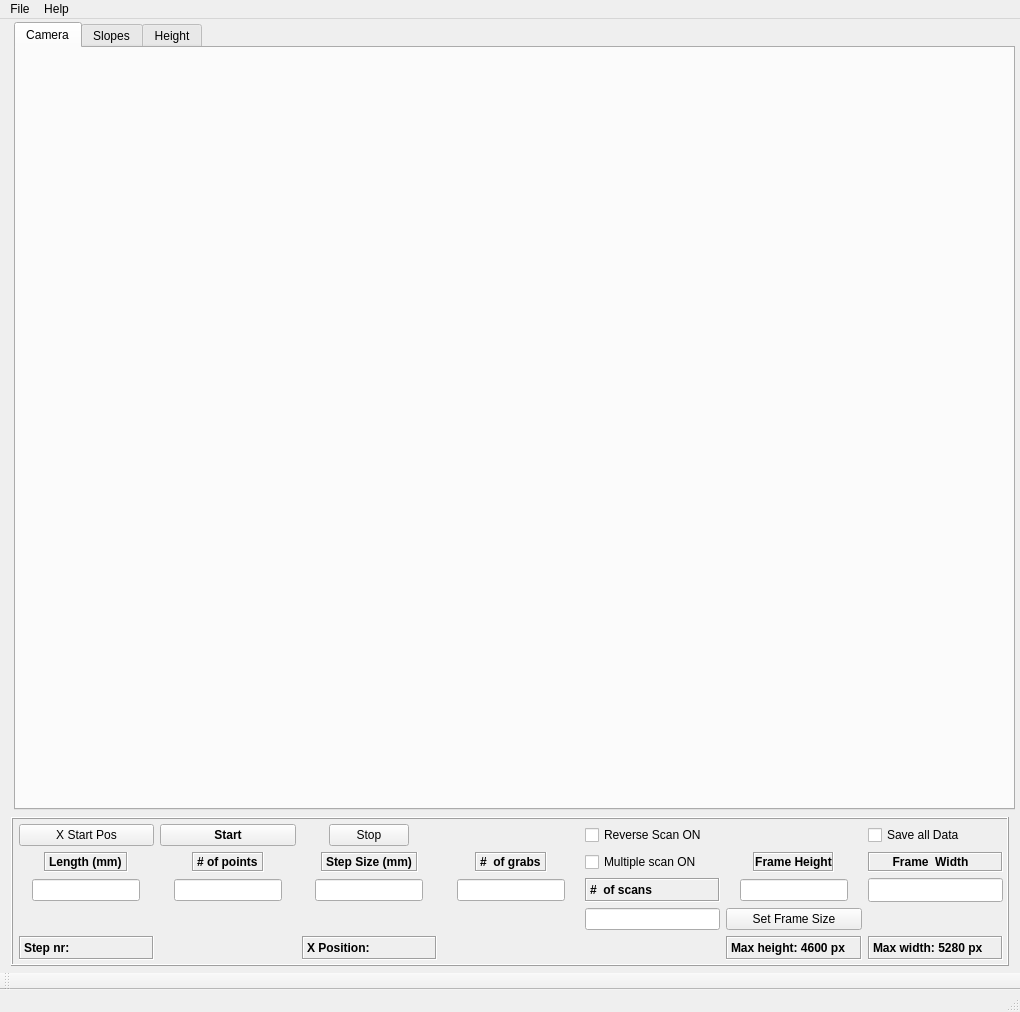
<?xml version="1.0" encoding="UTF-8"?>
<ui version="4.0">
 <class>MeasurementGUI</class>
 <widget class="QMainWindow" name="MeasurementGUI">
  <property name="geometry">
   <rect>
    <x>0</x>
    <y>0</y>
    <width>1020</width>
    <height>1012</height>
   </rect>
  </property>
  <property name="sizePolicy">
   <sizepolicy hsizetype="Fixed" vsizetype="Fixed">
    <horstretch>0</horstretch>
    <verstretch>0</verstretch>
   </sizepolicy>
  </property>
  <property name="windowTitle">
   <string notr="true">MainWindow</string>
  </property>
  <property name="toolTip">
   <string notr="true"/>
  </property>
  <property name="statusTip">
   <string notr="true"/>
  </property>
  <property name="whatsThis">
   <string notr="true"/>
  </property>
  <property name="accessibleName">
   <string notr="true"/>
  </property>
  <widget class="QWidget" name="centralwidget">
   <widget class="QTabWidget" name="Measurements">
    <property name="geometry">
     <rect>
      <x>14</x>
      <y>3</y>
      <width>1001</width>
      <height>788</height>
     </rect>
    </property>
    <property name="toolTipDuration">
     <number>-1</number>
    </property>
    <property name="currentIndex">
     <number>0</number>
    </property>
    <widget class="QWidget" name="cam_tab">
     <property name="sizePolicy">
      <sizepolicy hsizetype="MinimumExpanding" vsizetype="MinimumExpanding">
       <horstretch>0</horstretch>
       <verstretch>0</verstretch>
      </sizepolicy>
     </property>
     <attribute name="title">
      <string>Camera</string>
     </attribute>
    </widget>
    <widget class="QWidget" name="Slopes_tab">
     <property name="sizePolicy">
      <sizepolicy hsizetype="MinimumExpanding" vsizetype="MinimumExpanding">
       <horstretch>0</horstretch>
       <verstretch>0</verstretch>
      </sizepolicy>
     </property>
     <attribute name="title">
      <string>Slopes</string>
     </attribute>
    </widget>
    <widget class="QWidget" name="height_tab">
     <property name="sizePolicy">
      <sizepolicy hsizetype="MinimumExpanding" vsizetype="MinimumExpanding">
       <horstretch>0</horstretch>
       <verstretch>0</verstretch>
      </sizepolicy>
     </property>
     <attribute name="title">
      <string>Height</string>
     </attribute>
    </widget>
   </widget>
   <widget class="QFrame" name="frame">
    <property name="geometry">
     <rect>
      <x>11</x>
      <y>798</y>
      <width>998</width>
      <height>149</height>
     </rect>
    </property>
    <property name="frameShape">
     <enum>QFrame::Box</enum>
    </property>
    <property name="frameShadow">
     <enum>QFrame::Raised</enum>
    </property>
    <widget class="QWidget" name="gridLayoutWidget">
     <property name="geometry">
      <rect>
       <x>3</x>
       <y>2</y>
       <width>994</width>
       <height>146</height>
      </rect>
     </property>
     <layout class="QGridLayout" name="gridLayout" rowstretch="1,0,0,0,0">
      <property name="leftMargin">
       <number>5</number>
      </property>
      <property name="topMargin">
       <number>5</number>
      </property>
      <property name="rightMargin">
       <number>5</number>
      </property>
      <property name="bottomMargin">
       <number>5</number>
      </property>
      <item row="3" column="5">
       <widget class="QPushButton" name="acq_size_set">
        <property name="text">
         <string>Set Frame Size</string>
        </property>
       </widget>
      </item>
      <item row="1" column="6">
       <widget class="QLabel" name="acq_width_label">
        <property name="font">
         <font>
          <weight>75</weight>
          <bold>true</bold>
         </font>
        </property>
        <property name="frameShape">
         <enum>QFrame::Box</enum>
        </property>
        <property name="frameShadow">
         <enum>QFrame::Sunken</enum>
        </property>
        <property name="text">
         <string>Frame  Width   </string>
        </property>
        <property name="alignment">
         <set>Qt::AlignCenter</set>
        </property>
       </widget>
      </item>
      <item row="3" column="2">
       <widget class="MyLabel" name="stepsize_display">
        <property name="text">
         <string/>
        </property>
       </widget>
      </item>
      <item row="1" column="5" alignment="Qt::AlignHCenter">
       <widget class="QLabel" name="acq_height_label">
        <property name="font">
         <font>
          <weight>75</weight>
          <bold>true</bold>
         </font>
        </property>
        <property name="frameShape">
         <enum>QFrame::Box</enum>
        </property>
        <property name="frameShadow">
         <enum>QFrame::Sunken</enum>
        </property>
        <property name="text">
         <string>Frame Height</string>
        </property>
        <property name="alignment">
         <set>Qt::AlignCenter</set>
        </property>
       </widget>
      </item>
      <item row="0" column="1">
       <widget class="MyPushButton" name="startButton">
        <property name="font">
         <font>
          <weight>75</weight>
          <bold>true</bold>
         </font>
        </property>
        <property name="text">
         <string>Start</string>
        </property>
       </widget>
      </item>
      <item row="1" column="1" alignment="Qt::AlignHCenter">
       <widget class="MyLabel" name="points_label">
        <property name="font">
         <font>
          <weight>75</weight>
          <bold>true</bold>
         </font>
        </property>
        <property name="tabletTracking">
         <bool>true</bool>
        </property>
        <property name="frameShape">
         <enum>QFrame::Box</enum>
        </property>
        <property name="frameShadow">
         <enum>QFrame::Sunken</enum>
        </property>
        <property name="text">
         <string># of points</string>
        </property>
       </widget>
      </item>
      <item row="2" column="0" alignment="Qt::AlignHCenter|Qt::AlignVCenter">
       <widget class="MyQLineEdit" name="length_input">
        <property name="sizePolicy">
         <sizepolicy hsizetype="Preferred" vsizetype="Preferred">
          <horstretch>0</horstretch>
          <verstretch>0</verstretch>
         </sizepolicy>
        </property>
       </widget>
      </item>
      <item row="4" column="2">
       <widget class="MyLabel" name="xcoord_label">
        <property name="font">
         <font>
          <weight>75</weight>
          <bold>true</bold>
         </font>
        </property>
        <property name="frameShape">
         <enum>QFrame::Box</enum>
        </property>
        <property name="frameShadow">
         <enum>QFrame::Sunken</enum>
        </property>
        <property name="text">
         <string>X Position:</string>
        </property>
       </widget>
      </item>
      <item row="2" column="5" alignment="Qt::AlignHCenter|Qt::AlignVCenter">
       <widget class="MyQLineEdit" name="height_lineedit">
        <property name="sizePolicy">
         <sizepolicy hsizetype="Preferred" vsizetype="Preferred">
          <horstretch>0</horstretch>
          <verstretch>0</verstretch>
         </sizepolicy>
        </property>
        <property name="minimumSize">
         <size>
          <width>30</width>
          <height>0</height>
         </size>
        </property>
        <property name="layoutDirection">
         <enum>Qt::LeftToRight</enum>
        </property>
        <property name="text">
         <string/>
        </property>
       </widget>
      </item>
      <item row="4" column="3">
       <widget class="MyLabel" name="xcoord_value_label">
        <property name="sizePolicy">
         <sizepolicy hsizetype="Preferred" vsizetype="Preferred">
          <horstretch>0</horstretch>
          <verstretch>0</verstretch>
         </sizepolicy>
        </property>
        <property name="text">
         <string/>
        </property>
       </widget>
      </item>
      <item row="3" column="6">
       <widget class="MyLabel" name="frame_size_label">
        <property name="sizePolicy">
         <sizepolicy hsizetype="Preferred" vsizetype="Minimum">
          <horstretch>0</horstretch>
          <verstretch>0</verstretch>
         </sizepolicy>
        </property>
        <property name="frameShape">
         <enum>QFrame::NoFrame</enum>
        </property>
        <property name="text">
         <string/>
        </property>
       </widget>
      </item>
      <item row="4" column="6">
       <widget class="MyLabel" name="maxcamheight_label_2">
        <property name="sizePolicy">
         <sizepolicy hsizetype="Preferred" vsizetype="Preferred">
          <horstretch>0</horstretch>
          <verstretch>0</verstretch>
         </sizepolicy>
        </property>
        <property name="font">
         <font>
          <weight>75</weight>
          <bold>true</bold>
         </font>
        </property>
        <property name="frameShape">
         <enum>QFrame::Box</enum>
        </property>
        <property name="frameShadow">
         <enum>QFrame::Sunken</enum>
        </property>
        <property name="text">
         <string>Max width: 5280 px</string>
        </property>
       </widget>
      </item>
      <item row="0" column="2" alignment="Qt::AlignHCenter">
       <widget class="MyPushButton" name="stopButton">
        <property name="text">
         <string>Stop</string>
        </property>
       </widget>
      </item>
      <item row="2" column="3" alignment="Qt::AlignHCenter|Qt::AlignVCenter">
       <widget class="MyQLineEdit" name="nrofgrabs_input">
        <property name="sizePolicy">
         <sizepolicy hsizetype="Preferred" vsizetype="Preferred">
          <horstretch>0</horstretch>
          <verstretch>0</verstretch>
         </sizepolicy>
        </property>
       </widget>
      </item>
      <item row="3" column="1">
       <widget class="MyLabel" name="points_display">
        <property name="text">
         <string/>
        </property>
       </widget>
      </item>
      <item row="4" column="1">
       <widget class="MyLabel" name="step_label">
        <property name="sizePolicy">
         <sizepolicy hsizetype="Preferred" vsizetype="Preferred">
          <horstretch>0</horstretch>
          <verstretch>0</verstretch>
         </sizepolicy>
        </property>
        <property name="text">
         <string/>
        </property>
       </widget>
      </item>
      <item row="1" column="3" alignment="Qt::AlignHCenter">
       <widget class="MyLabel" name="nrofgrabs_label">
        <property name="font">
         <font>
          <weight>75</weight>
          <bold>true</bold>
         </font>
        </property>
        <property name="frameShape">
         <enum>QFrame::Box</enum>
        </property>
        <property name="frameShadow">
         <enum>QFrame::Sunken</enum>
        </property>
        <property name="text">
         <string>#  of grabs</string>
        </property>
       </widget>
      </item>
      <item row="1" column="0" alignment="Qt::AlignHCenter">
       <widget class="MyLabel" name="length_label">
        <property name="font">
         <font>
          <weight>75</weight>
          <bold>true</bold>
         </font>
        </property>
        <property name="frameShape">
         <enum>QFrame::Box</enum>
        </property>
        <property name="frameShadow">
         <enum>QFrame::Sunken</enum>
        </property>
        <property name="text">
         <string>Length (mm)</string>
        </property>
       </widget>
      </item>
      <item row="2" column="1" alignment="Qt::AlignHCenter|Qt::AlignVCenter">
       <widget class="MyQLineEdit" name="points_input">
        <property name="sizePolicy">
         <sizepolicy hsizetype="Preferred" vsizetype="Preferred">
          <horstretch>0</horstretch>
          <verstretch>0</verstretch>
         </sizepolicy>
        </property>
       </widget>
      </item>
      <item row="4" column="5">
       <widget class="MyLabel" name="maxcamheight_label">
        <property name="sizePolicy">
         <sizepolicy hsizetype="Preferred" vsizetype="Preferred">
          <horstretch>0</horstretch>
          <verstretch>0</verstretch>
         </sizepolicy>
        </property>
        <property name="font">
         <font>
          <weight>75</weight>
          <bold>true</bold>
         </font>
        </property>
        <property name="frameShape">
         <enum>QFrame::Box</enum>
        </property>
        <property name="frameShadow">
         <enum>QFrame::Sunken</enum>
        </property>
        <property name="text">
         <string>Max height: 4600 px</string>
        </property>
       </widget>
      </item>
      <item row="2" column="2" alignment="Qt::AlignHCenter|Qt::AlignVCenter">
       <widget class="MyQLineEdit" name="stepsize_input">
        <property name="sizePolicy">
         <sizepolicy hsizetype="Preferred" vsizetype="Preferred">
          <horstretch>0</horstretch>
          <verstretch>0</verstretch>
         </sizepolicy>
        </property>
       </widget>
      </item>
      <item row="4" column="0">
       <widget class="MyLabel" name="meas_step_label">
        <property name="font">
         <font>
          <weight>75</weight>
          <bold>true</bold>
         </font>
        </property>
        <property name="frameShape">
         <enum>QFrame::Box</enum>
        </property>
        <property name="frameShadow">
         <enum>QFrame::Sunken</enum>
        </property>
        <property name="text">
         <string>Step nr:</string>
        </property>
       </widget>
      </item>
      <item row="3" column="3">
       <widget class="MyLabel" name="nrofgrabs_display">
        <property name="text">
         <string/>
        </property>
       </widget>
      </item>
      <item row="2" column="6">
       <widget class="MyQLineEdit" name="width_lineedit">
        <property name="sizePolicy">
         <sizepolicy hsizetype="Preferred" vsizetype="Preferred">
          <horstretch>0</horstretch>
          <verstretch>0</verstretch>
         </sizepolicy>
        </property>
        <property name="minimumSize">
         <size>
          <width>30</width>
          <height>0</height>
         </size>
        </property>
        <property name="layoutDirection">
         <enum>Qt::LeftToRight</enum>
        </property>
        <property name="text">
         <string/>
        </property>
       </widget>
      </item>
      <item row="3" column="0">
       <widget class="MyLabel" name="length_display">
        <property name="text">
         <string/>
        </property>
       </widget>
      </item>
      <item row="1" column="2" alignment="Qt::AlignHCenter">
       <widget class="MyLabel" name="stepsize_label">
        <property name="font">
         <font>
          <weight>75</weight>
          <bold>true</bold>
         </font>
        </property>
        <property name="frameShape">
         <enum>QFrame::Box</enum>
        </property>
        <property name="frameShadow">
         <enum>QFrame::Sunken</enum>
        </property>
        <property name="text">
         <string>Step Size (mm)</string>
        </property>
       </widget>
      </item>
      <item row="0" column="0">
       <widget class="MyPushButton" name="xStartPos">
        <property name="sizePolicy">
         <sizepolicy hsizetype="Preferred" vsizetype="Fixed">
          <horstretch>0</horstretch>
          <verstretch>0</verstretch>
         </sizepolicy>
        </property>
        <property name="text">
         <string>X Start Pos</string>
        </property>
       </widget>
      </item>
      <item row="4" column="4">
       <widget class="MyLabel" name="nrofscans_display">
        <property name="text">
         <string/>
        </property>
       </widget>
      </item>
      <item row="3" column="4">
       <widget class="MyQLineEdit" name="nrofscans_input">
        <property name="sizePolicy">
         <sizepolicy hsizetype="Preferred" vsizetype="Preferred">
          <horstretch>0</horstretch>
          <verstretch>0</verstretch>
         </sizepolicy>
        </property>
       </widget>
      </item>
      <item row="2" column="4">
       <widget class="MyLabel" name="nrofscans_label">
        <property name="font">
         <font>
          <weight>75</weight>
          <bold>true</bold>
         </font>
        </property>
        <property name="frameShape">
         <enum>QFrame::Box</enum>
        </property>
        <property name="frameShadow">
         <enum>QFrame::Sunken</enum>
        </property>
        <property name="text">
         <string>#  of scans</string>
        </property>
       </widget>
      </item>
      <item row="1" column="4">
       <widget class="QCheckBox" name="avg_scan">
        <property name="text">
         <string>Multiple scan ON</string>
        </property>
       </widget>
      </item>
      <item row="0" column="4">
       <widget class="QCheckBox" name="run_backward_checkbox">
        <property name="text">
         <string>Reverse Scan ON</string>
        </property>
       </widget>
      </item>
      <item row="0" column="6">
       <widget class="QCheckBox" name="savealldata">
        <property name="text">
         <string>Save all Data</string>
        </property>
       </widget>
      </item>
     </layout>
    </widget>
   </widget>
  </widget>
  <widget class="QMenuBar" name="menubar">
   <property name="geometry">
    <rect>
     <x>0</x>
     <y>0</y>
     <width>1020</width>
     <height>22</height>
    </rect>
   </property>
   <widget class="QMenu" name="menuFile">
    <property name="title">
     <string>File</string>
    </property>
    <addaction name="separator"/>
    <addaction name="actionStart_Measurement"/>
    <addaction name="actionSave"/>
    <addaction name="separator"/>
    <addaction name="actionQuit"/>
   </widget>
   <widget class="QMenu" name="menuHelp">
    <property name="title">
     <string>Help</string>
    </property>
    <addaction name="separator"/>
    <addaction name="actionGantry_Help"/>
    <addaction name="actionLaser_Help"/>
    <addaction name="actionCamera_Help"/>
   </widget>
   <addaction name="menuFile"/>
   <addaction name="menuHelp"/>
  </widget>
  <widget class="QStatusBar" name="statusbar"/>
  <widget class="QToolBar" name="toolBar">
   <property name="windowTitle">
    <string>toolBar</string>
   </property>
   <attribute name="toolBarArea">
    <enum>BottomToolBarArea</enum>
   </attribute>
   <attribute name="toolBarBreak">
    <bool>false</bool>
   </attribute>
  </widget>
  <action name="actionStart_Measurement">
   <property name="text">
    <string>Start Measurement</string>
   </property>
  </action>
  <action name="actionSave">
   <property name="text">
    <string>Save </string>
   </property>
  </action>
  <action name="actionGantry_Help">
   <property name="text">
    <string>Gantry Help</string>
   </property>
  </action>
  <action name="actionLaser_Help">
   <property name="text">
    <string>Laser Help</string>
   </property>
  </action>
  <action name="actionCamera_Help">
   <property name="text">
    <string>Camera Help</string>
   </property>
  </action>
  <action name="actionQuit">
   <property name="text">
    <string>Quit</string>
   </property>
  </action>
 </widget>
 <customwidgets>
  <customwidget>
   <class>MyLabel</class>
   <extends>QLabel</extends>
   <header location="global">BaseClasses.py</header>
  </customwidget>
  <customwidget>
   <class>MyQLineEdit</class>
   <extends>QLineEdit</extends>
   <header location="global">BaseClasses.py</header>
  </customwidget>
  <customwidget>
   <class>MyPushButton</class>
   <extends>QPushButton</extends>
   <header location="global">Graphics.BaseClasses</header>
  </customwidget>
 </customwidgets>
 <resources/>
 <connections/>
</ui>
